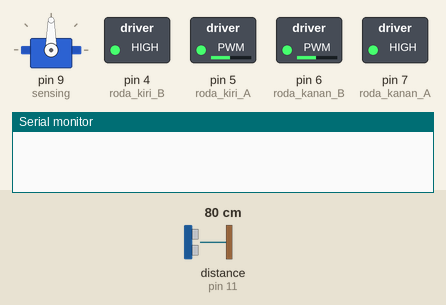
Recording of a sketch running on a simulated Arduino Uno, built with avr-gcc and run on an emulated ATmega328P. Parts: servo, switched loads named in the sketch (green lamp = pin HIGH), the last lines printed to the serial monitor. Wiring (inferred from the names in the program): ultrasonic range finder: trigger pin 10; echo pin 11. Inputs (shaded band) come from the test bench; at power-on: distance to the obstacle (sensor on pin 11) 80 cm. The echo pulse lasts 58.3 µs per cm; pins used as bus, display or sensor lines are not drawn.

Above: at 5.2 s.
5.3 s: distance to the obstacle (sensor on pin 11) set to 14 cm
6.8 s: distance to the obstacle (sensor on pin 11) set to 10 cm
At 8.0 s:
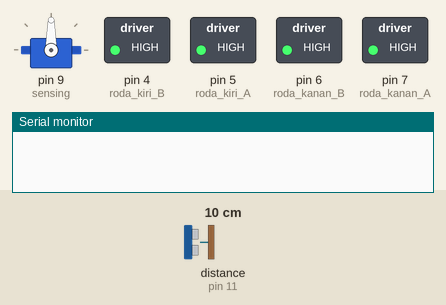
At 9.7 s:
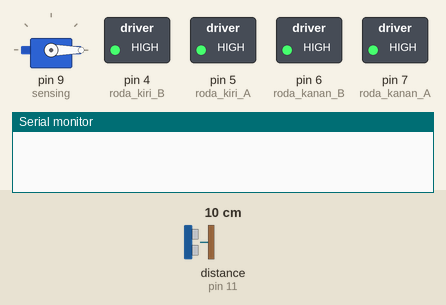
9.8 s: distance to the obstacle (sensor on pin 11) set to 8 cm
At 15.0 s:
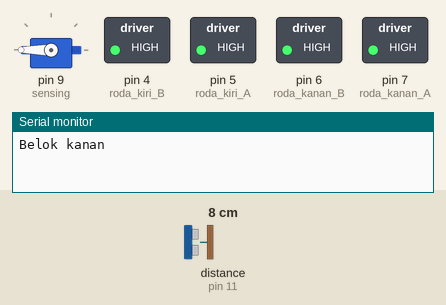
Timing chart, 0 to 18.8 s (numbered marks = the images above; inputs shaded):
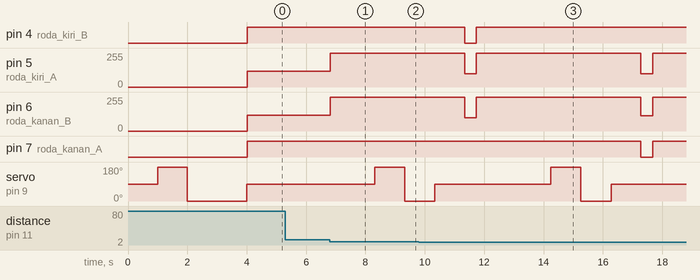

Measured:
- the behaviour switches between 13 and 12 cm on distance to the obstacle (sensor on pin 11) (found by bisection; images 0 and 1)
- the behaviour switches between 10 and 9 cm on distance to the obstacle (sensor on pin 11) (found by bisection; images 2 and 3)
- after the input at 5.3 s, every drawn part: stays the same
- after the input at 6.8 s, pin 5 (roda_kiri_A), pin 6 (roda_kanan_B): 120/255 → 255/255 at once; servo on pin 9 (sensing): 90° → 180° after 1.5 s, → 0° 1.0 s later
- after the input at 9.8 s, pin 4 (roda_kiri_B): HIGH → LOW after 1.5 s, → HIGH 0.40 s later

The sketch:

ROBOT_AVOID_OBSTACLE.ino
```cpp
#include <Servo.h>
Servo sensing;
long duration, jarak;
int kiri_status, kanan_status, cek = 0;
#define triggerPin  10
#define echoPin     11

#define roda_kanan_A 7
#define roda_kanan_B 6  //pwm

#define roda_kiri_B 4
#define roda_kiri_A 5 //pwm

void setup() {
  Serial.begin(9600);
  sensing.attach(9);
  pinMode(triggerPin, OUTPUT);
  pinMode(echoPin, INPUT);
  pinMode(roda_kiri_A, OUTPUT);
  pinMode(roda_kiri_B, OUTPUT);
  pinMode(roda_kanan_A, OUTPUT);
  pinMode(roda_kanan_B, OUTPUT);
  sensing.write(90); //hadap depan
  delay(1000);
  sensing.write(180); //hadap kiri
  delay(1000);
  sensing.write(0); //hadap kanan
  delay(2000);
  sensing.write(90); //hadap depan


}

void loop() {
  cek_jarak();

  if (jarak < 12) {
    berhenti();
    delay(1500);
    sensing.write(180); //Cek kiri
    kiri_status = 0;
    cek = 1;
    delay(1000);
    cek_jarak();
    if (jarak > 12) {
      kiri_status = 0;
    }
    else {
      kiri_status = jarak;
    }

    sensing.write(0); //Cek kanan
    kanan_status = 0;
    cek = 2;
    delay(1000);
    cek_jarak();
    if (jarak > 12) {
      kanan_status = 0;
    }
    else {
      kanan_status = jarak;
    }
    sensing.write(90);
    delay(1000);
    if (kiri_status > kanan_status) {
      belok_kanan();
      kanan_status = 0;
      kiri_status = 0;
      Serial.println("Belok kanan");
    } else {
      belok_kiri();
      kanan_status = 0;
      kiri_status = 0;
      Serial.println("Belok Kiri");
    }
    berhenti();
    delay(1000);
  }
  else {
    maju_lurus();
    //Serial.println("Maju Lurus");
    kanan_status = 0;
    kiri_status = 0;
    cek = 0;
  }


}

void belok_kanan() {
  analogWrite(roda_kanan_B, 100);
  digitalWrite(roda_kanan_A, HIGH);
  analogWrite(roda_kiri_A, 100);
  digitalWrite(roda_kiri_B, LOW);
  delay(400);
}

void belok_kiri() {
  analogWrite(roda_kanan_B, 115);
  digitalWrite(roda_kanan_A, LOW);
  analogWrite(roda_kiri_A, 100);
  digitalWrite(roda_kiri_B, HIGH);
  delay(400);
}

void maju_lurus() {
  analogWrite(roda_kanan_B, 120);
  digitalWrite(roda_kanan_A, HIGH);
  analogWrite(roda_kiri_A, 120);
  digitalWrite(roda_kiri_B, HIGH);
}

void berhenti() {
  analogWrite(roda_kanan_B, 255);
  digitalWrite(roda_kanan_A, HIGH);
  analogWrite(roda_kiri_A, 255);
  digitalWrite(roda_kiri_B, HIGH);
}


void cek_jarak() {
  digitalWrite(triggerPin, LOW);
  delayMicroseconds(2);
  digitalWrite(triggerPin, HIGH);
  delayMicroseconds(10);
  digitalWrite(triggerPin, LOW);
  duration = pulseIn(echoPin, HIGH);
  jarak = (duration / 2) / 29.1;
  /*
    if (cek == 1) {
    Serial.print("jarak kiri :");
    Serial.print(jarak);
    Serial.println(" cm");
    }
    else if (cek == 2) {
    Serial.print("jarak kanan :");
    Serial.print(jarak);
    Serial.println(" cm");
    } else {
    Serial.print("jarak :");
    Serial.print(jarak);
    Serial.println(" cm");
    }
  */


  delay(10);
}
```
